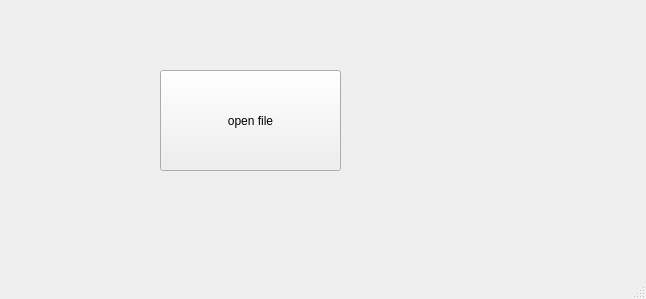
<?xml version="1.0" encoding="UTF-8"?>
<ui version="4.0">
 <class>MainWindow</class>
 <widget class="QMainWindow" name="MainWindow">
  <property name="geometry">
   <rect>
    <x>0</x>
    <y>0</y>
    <width>646</width>
    <height>299</height>
   </rect>
  </property>
  <property name="windowTitle">
   <string>MainWindow</string>
  </property>
  <widget class="QWidget" name="centralwidget">
   <widget class="QPushButton" name="pushButton">
    <property name="geometry">
     <rect>
      <x>160</x>
      <y>70</y>
      <width>181</width>
      <height>101</height>
     </rect>
    </property>
    <property name="text">
     <string>open file</string>
    </property>
   </widget>
  </widget>
  <widget class="QMenuBar" name="menubar">
   <property name="geometry">
    <rect>
     <x>0</x>
     <y>0</y>
     <width>646</width>
     <height>21</height>
    </rect>
   </property>
  </widget>
  <widget class="QStatusBar" name="statusbar"/>
 </widget>
 <resources/>
 <connections/>
</ui>
